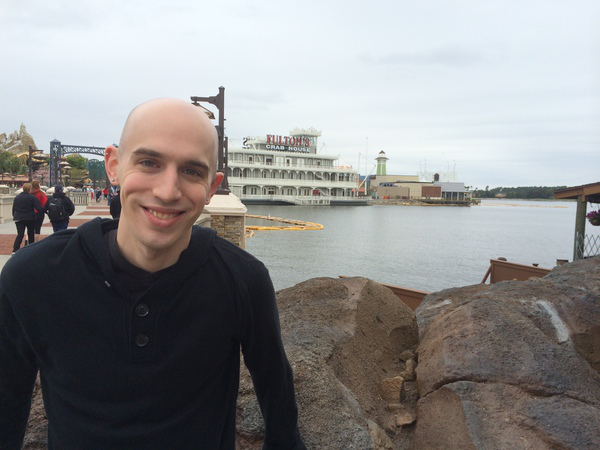
#> input picture opencv-rotate/adrian.png, 600 x 450 px
$ python open_cv_rotate_amended.py --image adrian.png
#> lines starting #> are read from the running program, lines starting #| are printed output that depends on the picture
import cv2
import imutils
import argparse


ap = argparse.ArgumentParser()
ap.add_argument('-i', '--image', required = True,
                help= 'location and name of image')
args = vars(ap.parse_args())

image = cv2.imread(args['image'])
#> image is the input picture: shape (450, 600, 3); mean B, G, R 139.9, 140.1, 141
rotate1 = imutils.rotate(image, -45)
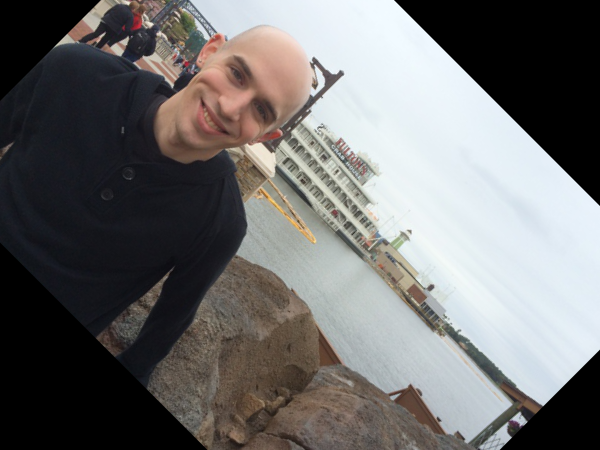
#> rotate1: shape (450, 600, 3); mean B, G, R 109.9, 110.4, 111.3
rotate2 = imutils.rotate(image, -45, (50,50))
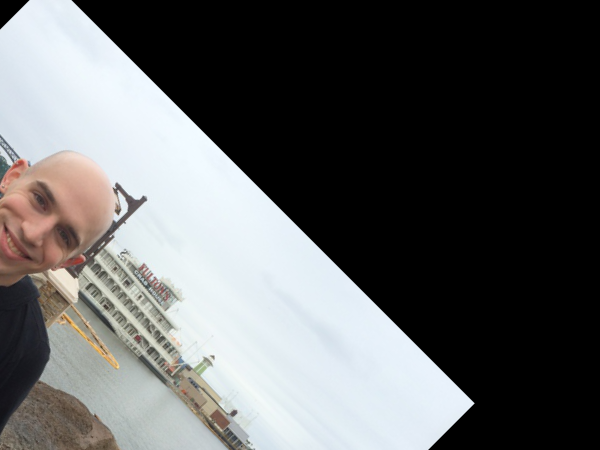
#> rotate2: shape (450, 600, 3); mean B, G, R 96.8, 96.6, 95.8
rotate3 = imutils.rotate(image, 180)
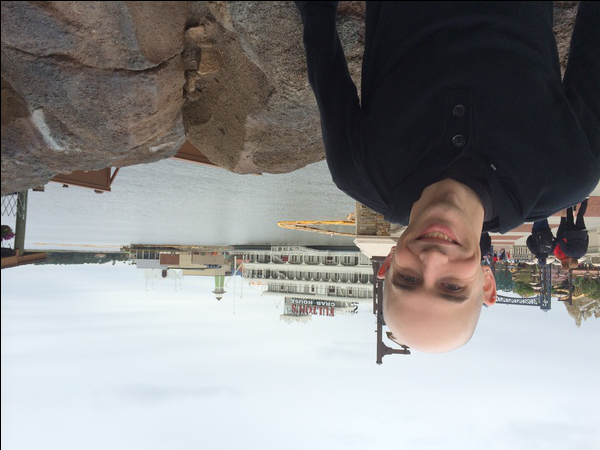
#> rotate3: shape (450, 600, 3); mean B, G, R 139.1, 139.3, 140.3
rotate4 = imutils.rotate_bound(image, -70)
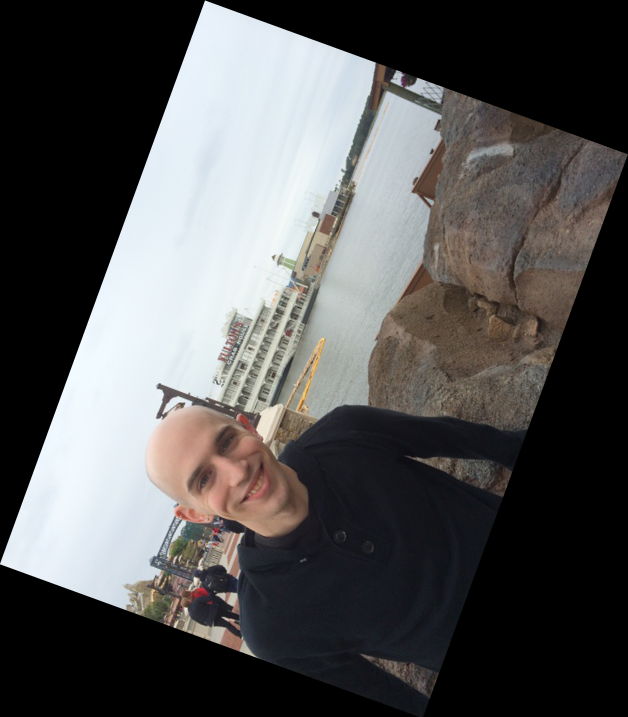
#> rotate4: shape (717, 628, 3); mean B, G, R 83.9, 84, 84.5


cv2.imshow('read_image', rotate1)
cv2.waitKey(0)
cv2.imshow('read_image', rotate2)
cv2.waitKey(0)
cv2.imshow('read_image', rotate3)
cv2.waitKey(0)
cv2.imshow('read_image', rotate4)
cv2.waitKey(0)
